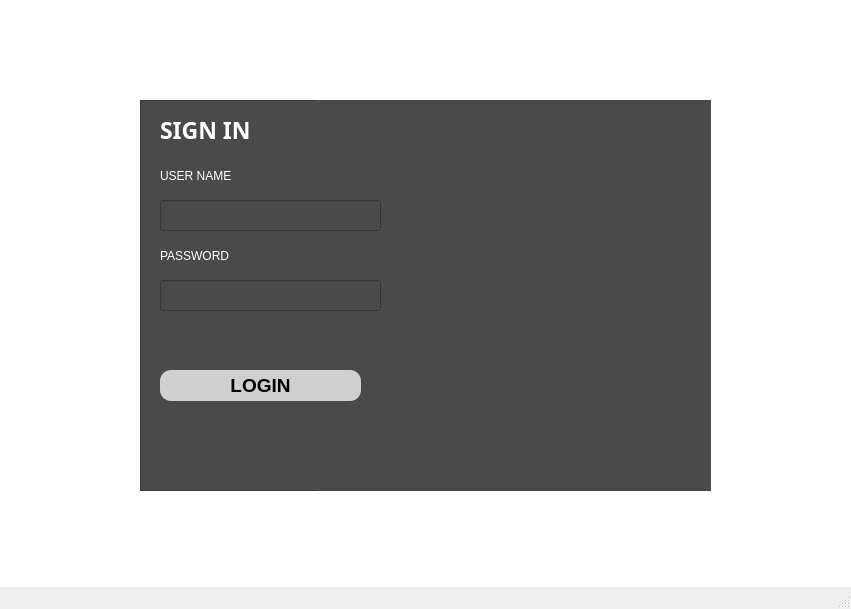
<?xml version="1.0" encoding="UTF-8"?>
<ui version="4.0">
 <class>BLogin</class>
 <widget class="QMainWindow" name="BLogin">
  <property name="geometry">
   <rect>
    <x>0</x>
    <y>0</y>
    <width>851</width>
    <height>609</height>
   </rect>
  </property>
  <property name="windowTitle">
   <string>Login</string>
  </property>
  <widget class="QWidget" name="centralwidget">
   <widget class="QFrame" name="frame">
    <property name="geometry">
     <rect>
      <x>140</x>
      <y>100</y>
      <width>571</width>
      <height>391</height>
     </rect>
    </property>
    <property name="styleSheet">
     <string notr="true">background-color: rgb(74, 74, 74);
</string>
    </property>
    <property name="frameShape">
     <enum>QFrame::StyledPanel</enum>
    </property>
    <property name="frameShadow">
     <enum>QFrame::Raised</enum>
    </property>
    <widget class="QLabel" name="label_2">
     <property name="geometry">
      <rect>
       <x>20</x>
       <y>10</y>
       <width>141</width>
       <height>41</height>
      </rect>
     </property>
     <property name="font">
      <font>
       <family>Arial Black</family>
       <pointsize>17</pointsize>
       <weight>75</weight>
       <bold>true</bold>
      </font>
     </property>
     <property name="styleSheet">
      <string notr="true">color: rgb(255, 255, 255);</string>
     </property>
     <property name="text">
      <string>SIGN IN </string>
     </property>
     <property name="textInteractionFlags">
      <set>Qt::LinksAccessibleByMouse|Qt::TextEditable|Qt::TextEditorInteraction|Qt::TextSelectableByKeyboard|Qt::TextSelectableByMouse</set>
     </property>
    </widget>
    <widget class="QLabel" name="label_3">
     <property name="geometry">
      <rect>
       <x>20</x>
       <y>60</y>
       <width>151</width>
       <height>31</height>
      </rect>
     </property>
     <property name="font">
      <font>
       <family>Arial</family>
       <pointsize>9</pointsize>
      </font>
     </property>
     <property name="styleSheet">
      <string notr="true">
color: rgb(255, 255, 255);</string>
     </property>
     <property name="text">
      <string>USER NAME</string>
     </property>
    </widget>
    <widget class="QLabel" name="label_4">
     <property name="geometry">
      <rect>
       <x>20</x>
       <y>140</y>
       <width>151</width>
       <height>31</height>
      </rect>
     </property>
     <property name="font">
      <font>
       <family>Arial</family>
       <pointsize>9</pointsize>
      </font>
     </property>
     <property name="styleSheet">
      <string notr="true">color: rgb(255, 255, 255);</string>
     </property>
     <property name="text">
      <string>PASSWORD </string>
     </property>
    </widget>
    <widget class="QLineEdit" name="lineEdit">
     <property name="geometry">
      <rect>
       <x>20</x>
       <y>100</y>
       <width>221</width>
       <height>31</height>
      </rect>
     </property>
     <property name="font">
      <font>
       <family>Arial Black</family>
       <pointsize>11</pointsize>
      </font>
     </property>
     <property name="styleSheet">
      <string notr="true">
color: rgb(255, 255, 255);</string>
     </property>
     <property name="text">
      <string/>
     </property>
     <property name="clearButtonEnabled">
      <bool>true</bool>
     </property>
    </widget>
    <widget class="QLineEdit" name="lineEdit_2">
     <property name="geometry">
      <rect>
       <x>20</x>
       <y>180</y>
       <width>221</width>
       <height>31</height>
      </rect>
     </property>
     <property name="font">
      <font>
       <family>Arial Black</family>
       <pointsize>10</pointsize>
      </font>
     </property>
     <property name="styleSheet">
      <string notr="true">color: rgb(255, 255, 255);</string>
     </property>
     <property name="text">
      <string/>
     </property>
     <property name="echoMode">
      <enum>QLineEdit::Password</enum>
     </property>
     <property name="clearButtonEnabled">
      <bool>true</bool>
     </property>
    </widget>
    <widget class="QLabel" name="label_8">
     <property name="geometry">
      <rect>
       <x>176</x>
       <y>-8</y>
       <width>411</width>
       <height>411</height>
      </rect>
     </property>
     <property name="styleSheet">
      <string notr="true">
background-image: url(:/LAPBAS/e56b841924ac729935e858cb59535fb7.png);
</string>
     </property>
     <property name="text">
      <string/>
     </property>
     <property name="pixmap">
      <pixmap resource="../Images/image.qrc">:/LAPBAS/e56b841924ac729935e858cb59535fb7.png</pixmap>
     </property>
     <property name="scaledContents">
      <bool>false</bool>
     </property>
    </widget>
    <widget class="QToolButton" name="Login_button">
     <property name="geometry">
      <rect>
       <x>20</x>
       <y>270</y>
       <width>201</width>
       <height>31</height>
      </rect>
     </property>
     <property name="font">
      <font>
       <pointsize>14</pointsize>
       <weight>75</weight>
       <bold>true</bold>
      </font>
     </property>
     <property name="styleSheet">
      <string notr="true">QToolButton

{
color:black;
border-radius:11px;
background-color: rgb(208, 208, 208);

}

QToolButton:hover

{
color:white;
border-radius: 11px;
	background-color: rgb(162, 162, 162);

}</string>
     </property>
     <property name="text">
      <string>LOGIN</string>
     </property>
    </widget>
    <zorder>label_8</zorder>
    <zorder>label_2</zorder>
    <zorder>label_3</zorder>
    <zorder>label_4</zorder>
    <zorder>lineEdit</zorder>
    <zorder>lineEdit_2</zorder>
    <zorder>Login_button</zorder>
   </widget>
   <widget class="QLabel" name="label">
    <property name="geometry">
     <rect>
      <x>0</x>
      <y>0</y>
      <width>851</width>
      <height>591</height>
     </rect>
    </property>
    <property name="styleSheet">
     <string notr="true">
background-color: rgb(255, 255, 255);
</string>
    </property>
    <property name="text">
     <string/>
    </property>
    <property name="pixmap">
     <pixmap>../Images/Futsal.jpg</pixmap>
    </property>
    <property name="scaledContents">
     <bool>true</bool>
    </property>
   </widget>
   <zorder>label</zorder>
   <zorder>frame</zorder>
  </widget>
  <widget class="QStatusBar" name="statusbar"/>
 </widget>
 <resources>
  <include location="../Images/image.qrc"/>
  <include location="../Images/image.qrc"/>
 </resources>
 <connections/>
</ui>
